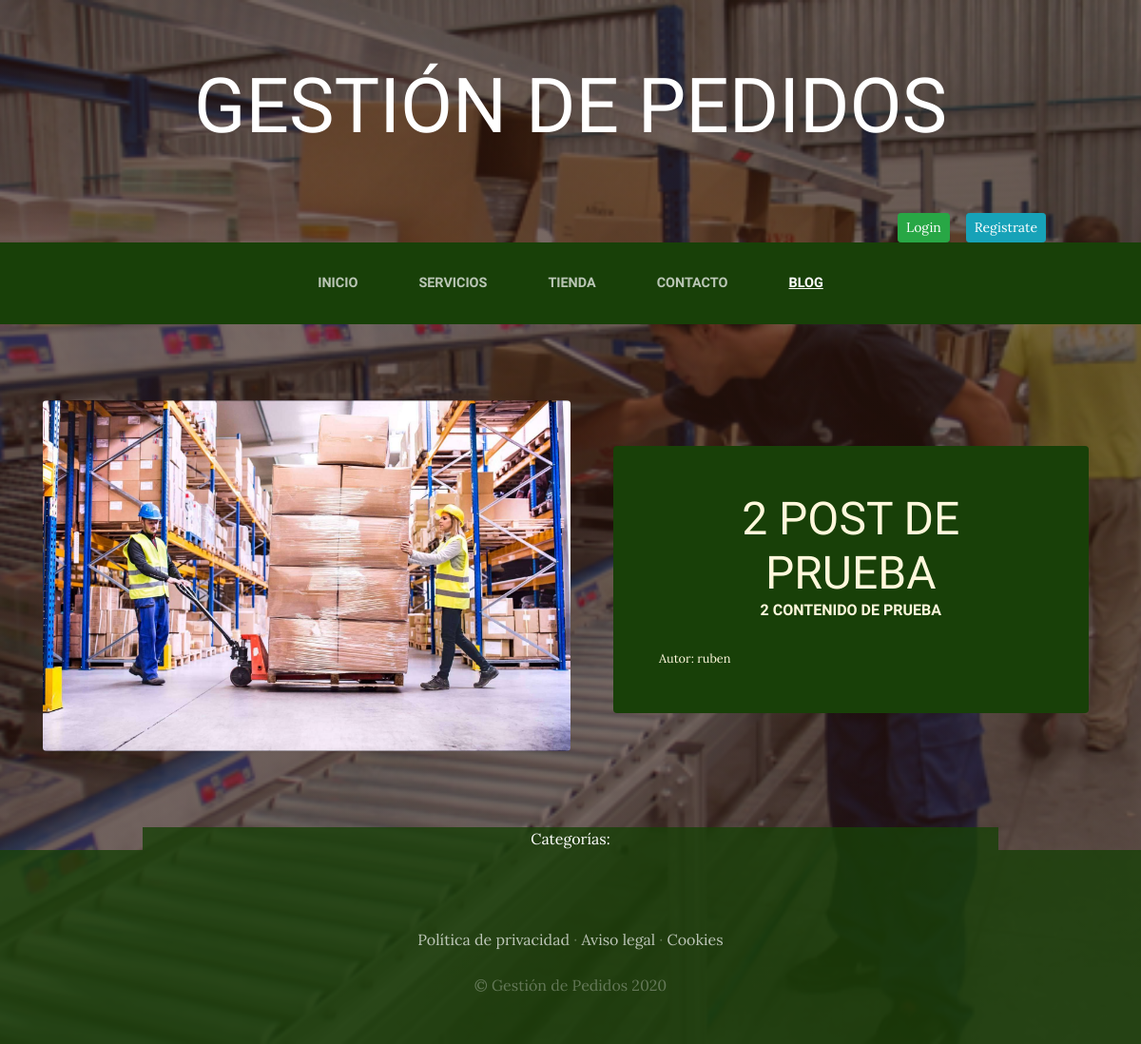
The app's page /blog/categoria/1/ with its own data.
### blogApp/models.py (models this page shows, shortened)
class Post(models.Model):
    titulo = models.CharField(max_length=50)
    contenido = models.CharField(max_length=50)
    imagen = models.ImageField(upload_to='blog', null=True, blank=True)
    autor = models.ForeignKey(User, on_delete=models.CASCADE)
    categorias = models.ManyToManyField(Categoria)
    created = models.DateTimeField(auto_now_add=True)
    updated = models.DateTimeField(auto_now_add=True)
    class Meta:
        verbose_name = 'post'
        verbose_name_plural = 'posts'

### blogApp/views.py (the view)
# urls.py: path('categoria/<int:categoria_id>/', views.categoria, name="categoria"),
def categoria(request, categoria_id):
    categoria=Categoria.objects.get(id=categoria_id)
    posts=Post.objects.filter(categorias=categoria)
    return render(request, "blogApp/categoria.html", {"categoria":categoria, "posts":posts})

### carro/context_processor.py (called while the page is built)
def importe_total_carro(request):
    carro = request.session.get("carro", {})  # Probee un diccionario vacio como valor por defecto
    importe_total = 0
    if request.user.is_authenticated:
        for key, value in carro.items():
            importe_total += float(value['precio'])
    else:
        total="Debes hacer login"
    return {'importe_total_carro': importe_total}

### blogApp/templates/blogApp/categoria.html (shortened to what this page needs)
{% extends "webApp/base.html" %}
{% load static %}
{% block content %}
{% for post in posts %}
<section class="page-section clearfix">
  <div class="container">
    <div class="intro">
      <img class="intro-img img-fluid mb-3 mb-lg-0 rounded" src="{{post.imagen.url}}" alt="imagen" style="width: 50%;">
      <div class="intro-text left-0 text-center bg-faded p-5 rounded">
        <h2 class="section-heading mb-4" >
          <span class="section-heading-lower">{{post.titulo}}</span>
          <span class="section-heading-upper">{{post.contenido}}</span>
        </h2>
        <div style="text-align: left; font-size: 0.8em;" >
            Autor: {{post.autor}}
        </div>
      </div>
    </div>
  </div>
</section>
{% endfor %}
<section>
  <div style="width: 75%; margin: auto; background-color: rgba(24, 64, 8, 0.8); text-align: center; color: white;">
    Categorías:
  </div>
</section>
{% endblock %}

### webApp/static/webApp/css/gestion.css (style rules this page uses)
body { font-family: 'Lora'; background: linear-gradient(rgba(47, 23, 15, 0.65), rgba(47, 23, 15, 0.65)), url("../img/bg_main.jpg"); background-attachment: fixed; background-position: center; background-size: cover; }
h1, h2, h3, h4, h5, h6 { font-family: 'Raleway'; }
.page-section { margin-top: 5rem; margin-bottom: 5rem; }
.section-heading { text-transform: uppercase; }
.section-heading .section-heading-upper { display: block; font-size: 1rem; font-weight: 800; padding-bottom:.5rem; }
.section-heading .section-heading-lower { display: block; font-size: 3rem; font-weight: 100; }
.bg-faded { background-color: rgba(255, 255, 255, 0.85); }
.intro { position: relative; }
@media (min-width: 992px) { .intro .intro-img { width: 75%; float: left; } }
@media (min-width: 992px) { .intro .intro-text { left: 600; width: 60%; margin-top: 3rem; background-color: rgba(24, 64, 8); color: cornsilk; position: absolute; } }
@media (min-width: 1200px) { .intro .intro-text { width: 45%; } }

### records on screen
Post: imagen (picture), titulo "2 POST DE PRUEBA", contenido "2 CONTENIDO DE PRUEBA", autor "ruben"
